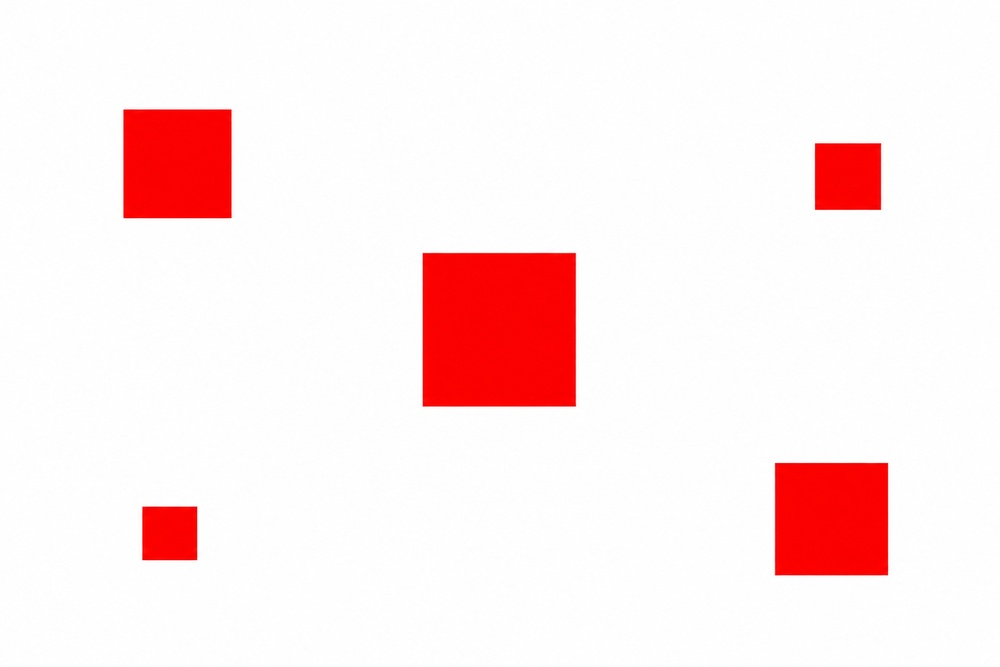
#> input picture task3_red_detector/image.jpg, 1000 x 667 px, shrunk from 1536 x 1024 before the run, given in place of the camera
$ python main_webcam.py
#> lines starting #> are read from the running program, lines starting #| are printed output that depends on the picture; after the words box and inside, x2 and y2 are one past the last pixel; in counts of white or black regions, pixels touching at a corner belong together
import cv2
import numpy as np

# ==============================
# 1. OPEN WEBCAM
# ==============================

cap = cv2.VideoCapture(0)

if not cap.isOpened():
    print("Error: Could not open webcam")
    exit()

# ==============================
# 2. CONTINUOUSLY READ FRAMES
# ==============================

while True:

    ret, image = cap.read()
#> image is the input picture: shape (667, 1000, 3); mean B, G, R 233, 232.9, 253.5

    if not ret:
        print("Error: Could not read frame")
        break

    # Keep a copy of the current frame
    output = image.copy()

    # ==============================
    # 3. CONVERT TO HSV
    # ==============================

    hsv = cv2.cvtColor(image, cv2.COLOR_BGR2HSV)
#> hsv: shape (667, 1000, 3); mean H, S, V 2.2, 21.1, 253.5

    # ==============================
    # 4. RED COLOR RANGES
    # ==============================

    lower_red1 = np.array([0, 100, 100])
    upper_red1 = np.array([10, 255, 255])

    lower_red2 = np.array([170, 100, 100])
    upper_red2 = np.array([180, 255, 255])

    # ==============================
    # 5. CREATE RED MASK
    # ==============================

    mask1 = cv2.inRange(hsv, lower_red1, upper_red1)
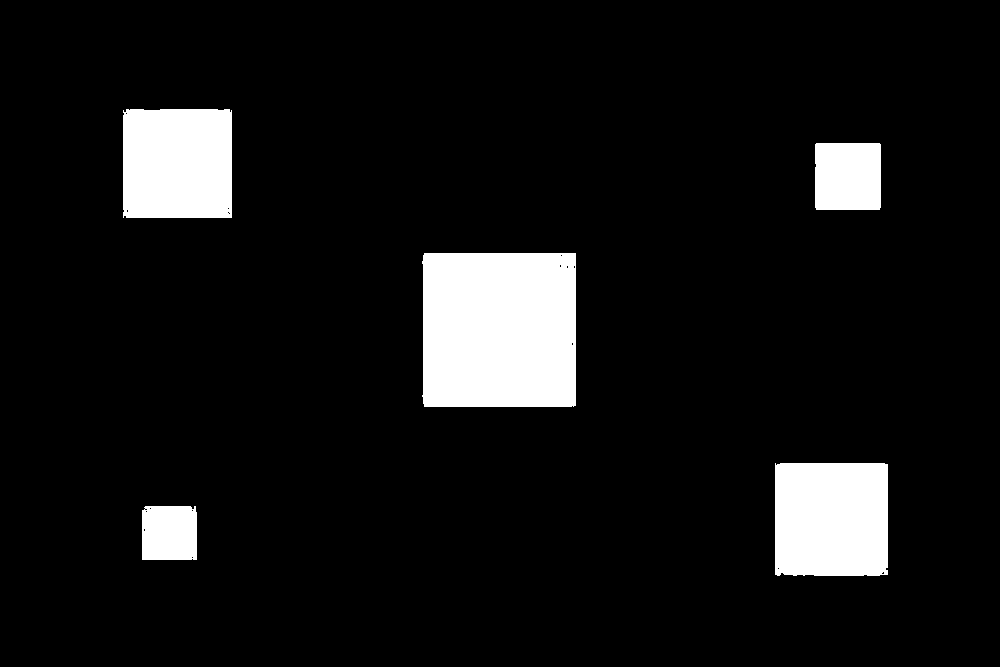
#> mask1: shape (667, 1000); 8.3% white; 5 white regions, box (x1, y1, x2, y2) and area: (422, 253, 576, 407) 23550, (775, 463, 888, 576) 12707, (123, 109, 232, 218) 11833, (815, 143, 881, 210) 4413, (142, 506, 197, 560) 2938
    mask2 = cv2.inRange(hsv, lower_red2, upper_red2)
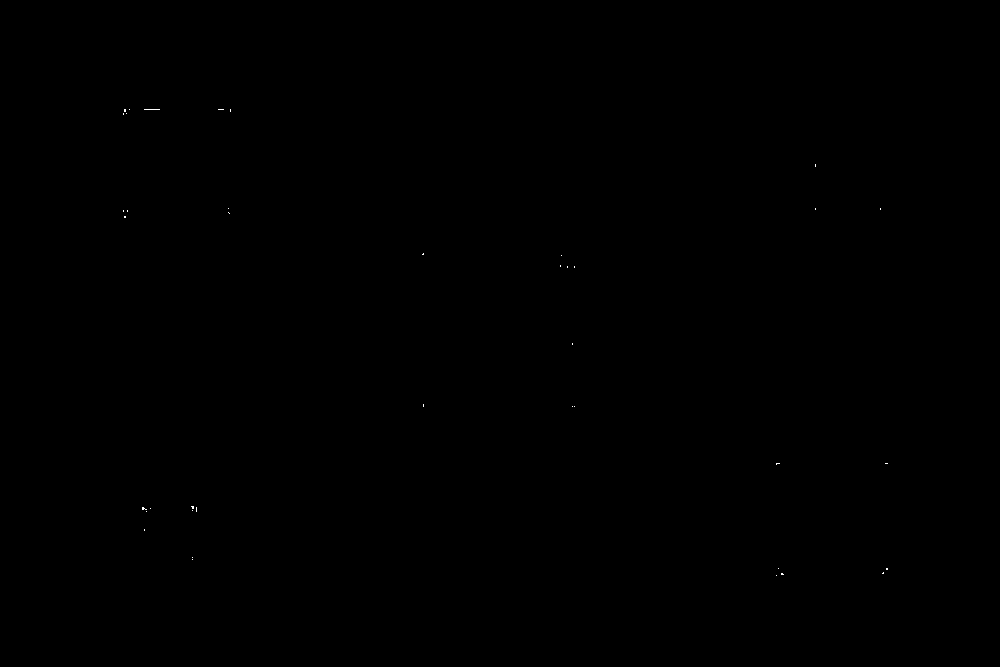
#> mask2: shape (667, 1000); 0.02% white in thin lines or dots, all inside (x1, y1, x2, y2) = (123, 109, 888, 576)

    mask = mask1 + mask2
#> mask: shape (667, 1000); 8.3% white; 5 white regions, box (x1, y1, x2, y2) and area: (422, 253, 576, 407) 23567, (775, 463, 888, 576) 12729, (123, 109, 232, 218) 11879, (815, 143, 881, 210) 4420, (142, 506, 197, 560) 2966

    # ==============================
    # 6. REMOVE NOISE
    # ==============================

    kernel = np.ones((5, 5), np.uint8)

    mask = cv2.morphologyEx(
        mask,
        cv2.MORPH_OPEN,
        kernel
    )

    mask = cv2.morphologyEx(
        mask,
        cv2.MORPH_CLOSE,
        kernel
    )
#> mask: shape (667, 1000); 8.3% white; 5 white regions

    # ==============================
    # 7. FIND CONTOURS
    # ==============================

    contours, _ = cv2.findContours(
        mask,
        cv2.RETR_EXTERNAL,
        cv2.CHAIN_APPROX_SIMPLE
    )
#> contours = 5 contours; box (x1, y1, x2, y2) and area: (423, 253, 576, 407) 23256, (775, 463, 888, 576) 12498, (123, 109, 232, 218) 11663, (815, 143, 881, 210) 4289, (142, 506, 197, 560) 2859

    objects = []

    # ==============================
    # 8. DETECT OBJECTS
    # ==============================

    for contour in contours:

        area = cv2.contourArea(contour)

        # Ignore small noise
        if area > 500:

            x, y, w, h = cv2.boundingRect(contour)

            objects.append((x, y, w, h))

            # Find center
            center_x = x + w // 2
            center_y = y + h // 2

            # Draw GREEN bounding box
            cv2.rectangle(
                output,
                (x, y),
                (x + w, y + h),
                (0, 255, 0),
                3
            )

            # Put object number
            cv2.putText(
                output,
                f"Object {len(objects)}",
                (x, y - 10),
                cv2.FONT_HERSHEY_SIMPLEX,
                0.7,
                (0, 255, 0),
                2
            )

            # Draw center point
            cv2.circle(
                output,
                (center_x, center_y),
                5,
                (0, 0, 255),
                -1
            )

            # Print coordinates
            print(
                f"Object {len(objects)}: "
                f"X={x}, Y={y}, "
                f"Width={w}, Height={h}, "
                f"Center=({center_x}, {center_y}), "
                f"Area={area}"
            )
#> this loop made 5 passes
#> (area, x, y, w, h, center_x, center_y) on passes 1 to 5: (2859, 142, 506, 55, 54, 169, 533), (12498, 775, 463, 113, 113, 831, 519), (23255.5, 423, 253, 153, 154, 499, 330), (4289, 815, 143, 66, 67, 848, 176), (11663, 123, 109, 109, 109, 177, 163)
#| Object 1: X=142, Y=506, Width=55, Height=54, Center=(169, 533), Area=2859.0
#| Object 2: X=775, Y=463, Width=113, Height=113, Center=(831, 519), Area=12498.0
#| Object 3: X=423, Y=253, Width=153, Height=154, Center=(499, 330), Area=23255.5
#| Object 4: X=815, Y=143, Width=66, Height=67, Center=(848, 176), Area=4289.0
#| Object 5: X=123, Y=109, Width=109, Height=109, Center=(177, 163), Area=11663.0
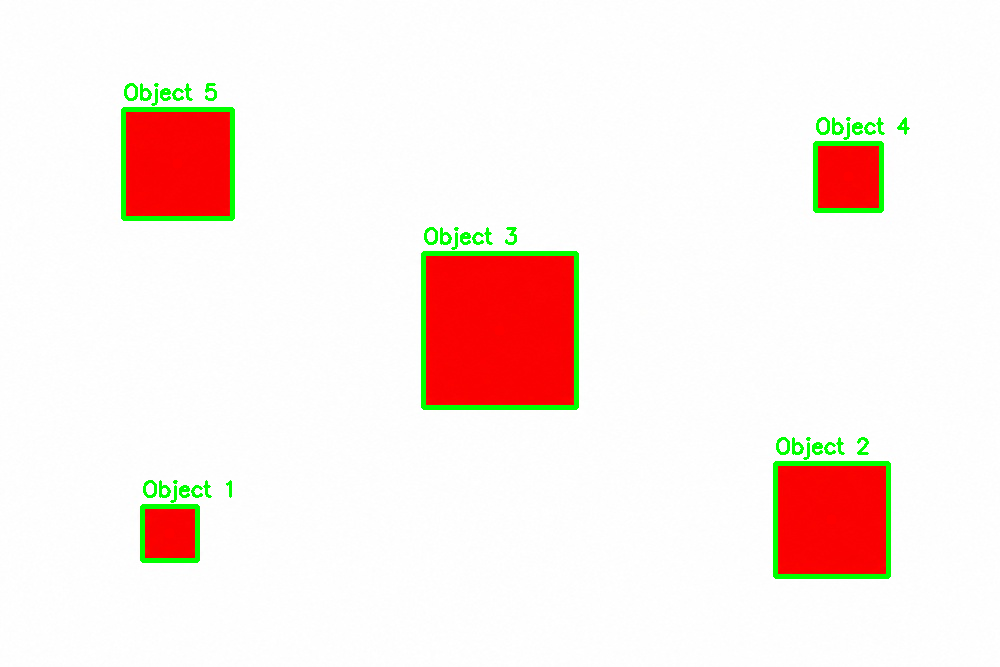
#> output: shape (667, 1000, 3); 2.04% of pixels changed, all inside (x1, y1, x2, y2) = (121, 83, 910, 579)
#> after the loop, objects = [(142, 506, 55, 54), (775, 463, 113, 113), (423, 253, 153, 154), (815, 143, 66, 67), (123, 109, 109, 109)]

    # ==============================
    # 9. SHOW OBJECT COUNT
    # ==============================

    cv2.putText(
        output,
        f"Objects: {len(objects)}",
        (20, 40),
        cv2.FONT_HERSHEY_SIMPLEX,
        1,
        (0, 255, 0),
        2
    )
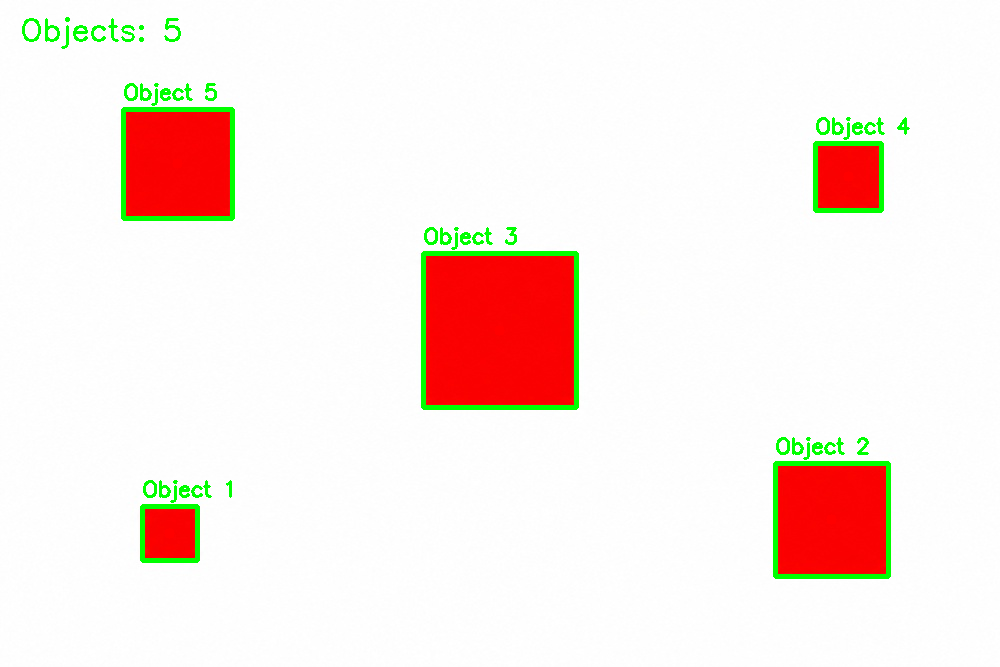
#> output: shape (667, 1000, 3); 0.17% of pixels changed, all inside (x1, y1, x2, y2) = (22, 17, 181, 49)

    # ==============================
    # 10. SHOW WEBCAM
    # ==============================

    cv2.imshow(
        "Detected Red Objects",
        output
    )

    # ==============================
    # 11. PRESS Q TO CLOSE
    # ==============================

    key = cv2.waitKey(1) & 0xFF
#> (key q is pressed here)

    if key == ord('q'):
        break


# ==============================
# 12. RELEASE WEBCAM
# ==============================

cap.release()

# ==============================
# 13. CLOSE WINDOWS
# ==============================

cv2.destroyAllWindows()
